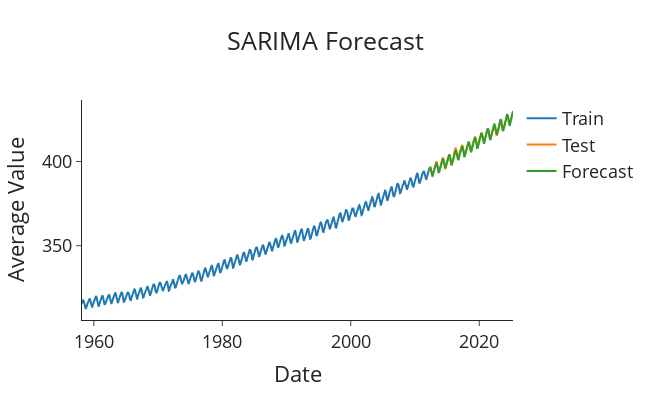

The notebook cell saved with this chart:
### Markdown cell above
### Modellazione SARIMA (Seasonal ARIMA) e Previsione Finale

Sulla base dell'analisi della stazionarietà e dei pattern nei grafici ACF e PACF della serie trasformata (Box-Cox) e differenziata, è stato costruito un modello SARIMA (Seasonal Autoregressive Integrated Moving Average) per la previsione.

### Code cell
# Build ARIMA model
# order=(p,d,q) where:
# p: AR order, d: differencing, q: MA order
model = ARIMA(
    train['BoxCox_average'],  # Using the Box-Cox transformed data
    order=(1, 1, 1),              # ARIMA(1,1,1)
    seasonal_order=(1, 1, 1, 12)  # Seasonal ARIMA component (P,D,Q,s) aka SARIMA
).fit()

# Generate forecasts directly in the Box-Cox space
boxcox_forecasts = model.forecast(steps=len(test))

# Invert the Box-Cox transformation to get back to the original scale
forecasts = inv_boxcox(boxcox_forecasts, lambda0)

# Plot the forecasts
def plot_forecasts(forecasts, title):
    fig = go.Figure()
    fig.add_trace(go.Scatter(x=train.index, y=train['average'], name='Train'))
    fig.add_trace(go.Scatter(x=test.index, y=test['average'], name='Test'))
    fig.add_trace(go.Scatter(x=test.index, y=forecasts, name='Forecast'))
    fig.update_layout(template="simple_white", font=dict(size=18), title_text=title,
                      width=650, title_x=0.5, height=400, xaxis_title='Date',
                      yaxis_title='Average Value')
    return fig.show()

plot_forecasts(forecasts, 'SARIMA Forecast')


mean_abs_err=(np.abs(forecasts-test['average'])/test['average']).mean()
print(f'Mean absolute error: {mean_abs_err}')

### Figure 1 — Plotly figure (JSON) as saved in the notebook; plotly's stock layout.template omitted (floating-point values rounded to 4 significant figures; data arrays with more than 128 entries replaced by an {"elided": "..."} marker saying what was removed)
{"data": [{"name": "Train", "type": "scatter", "x": {"elided": "650 str values"}, "y": {"elided": "650 float values"}}, {"name": "Test", "type": "scatter", "x": {"elided": "156 str values"}, "y": {"elided": "156 float values"}}, {"name": "Forecast", "type": "scatter", "x": {"elided": "156 str values"}, "y": {"elided": "156 float values"}}], "layout": {"font": {"size": 18}, "height": 400, "title": {"text": "SARIMA Forecast", "x": 0.5}, "width": 650, "xaxis": {"title": {"text": "Date"}}, "yaxis": {"title": {"text": "Average Value"}}}}
